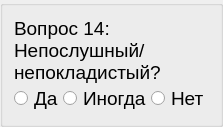
          <widget class="QGroupBox" name="block2_item14">
           <layout class="QVBoxLayout" name="verticalLayout_26">
            <property name="spacing">
             <number>0</number>
            </property>
            <item>
             <widget class="QLabel" name="label_33">
              <property name="font">
               <font>
                <pointsize>14</pointsize>
               </font>
              </property>
              <property name="text">
               <string>Вопрос 14: Непослушный/непокладистый?</string>
              </property>
              <property name="alignment">
               <set>Qt::AlignLeading|Qt::AlignLeft|Qt::AlignVCenter</set>
              </property>
              <property name="wordWrap">
               <bool>true</bool>
              </property>
             </widget>
            </item>
            <item>
             <layout class="QHBoxLayout" name="_26">
              <property name="spacing">
               <number>0</number>
              </property>
              <item>
               <widget class="QRadioButton" name="radioButton_76">
                <property name="font">
                 <font>
                  <pointsize>14</pointsize>
                 </font>
                </property>
                <property name="text">
                 <string>Да</string>
                </property>
               </widget>
              </item>
              <item>
               <widget class="QRadioButton" name="radioButton_77">
                <property name="font">
                 <font>
                  <pointsize>14</pointsize>
                 </font>
                </property>
                <property name="text">
                 <string>Иногда</string>
                </property>
               </widget>
              </item>
              <item>
               <widget class="QRadioButton" name="radioButton_78">
                <property name="font">
                 <font>
                  <pointsize>14</pointsize>
                 </font>
                </property>
                <property name="text">
                 <string>Нет</string>
                </property>
               </widget>
              </item>
             </layout>
            </item>
           </layout>
          </widget>
